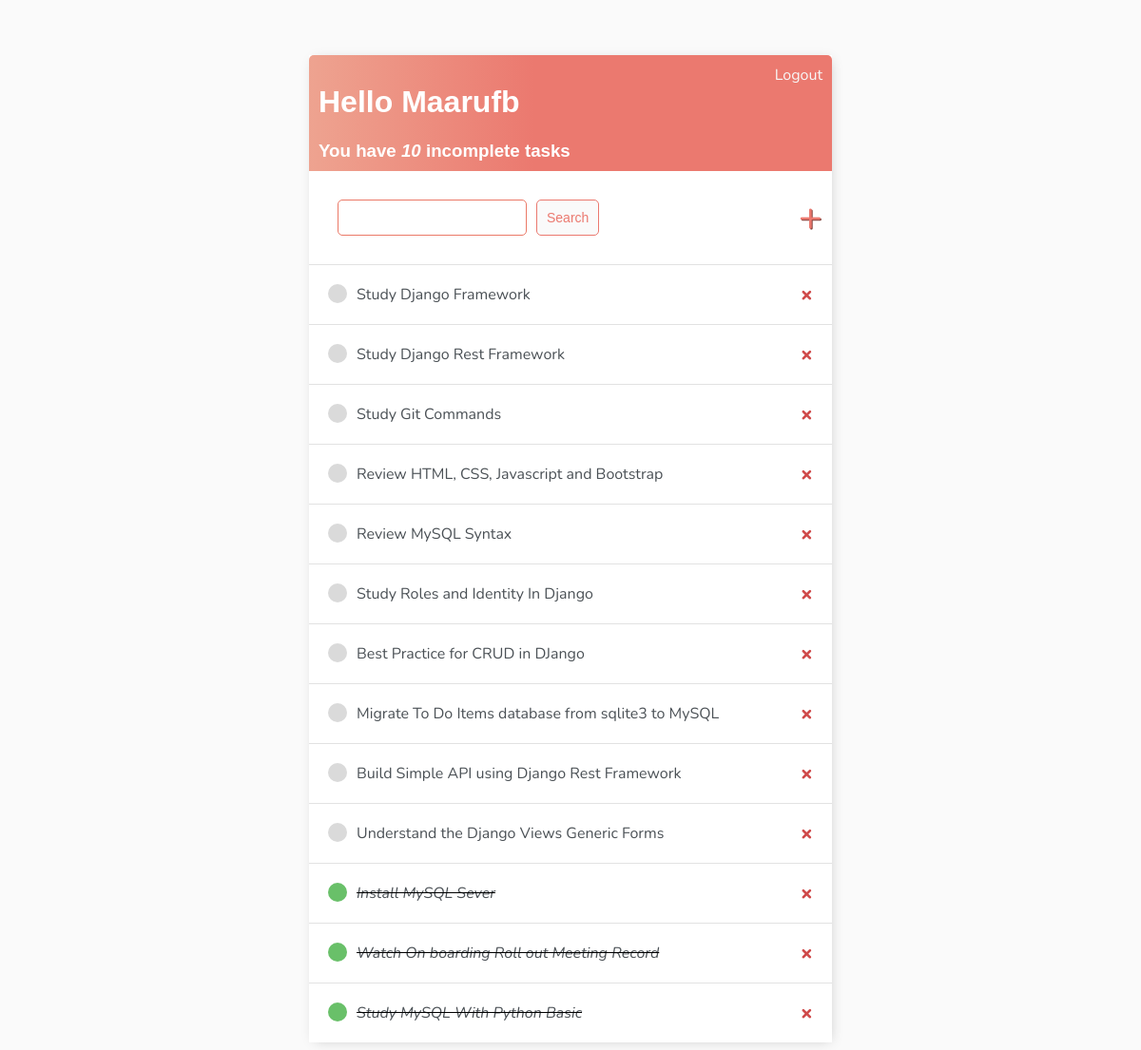
The app's page / (signed in), older data.
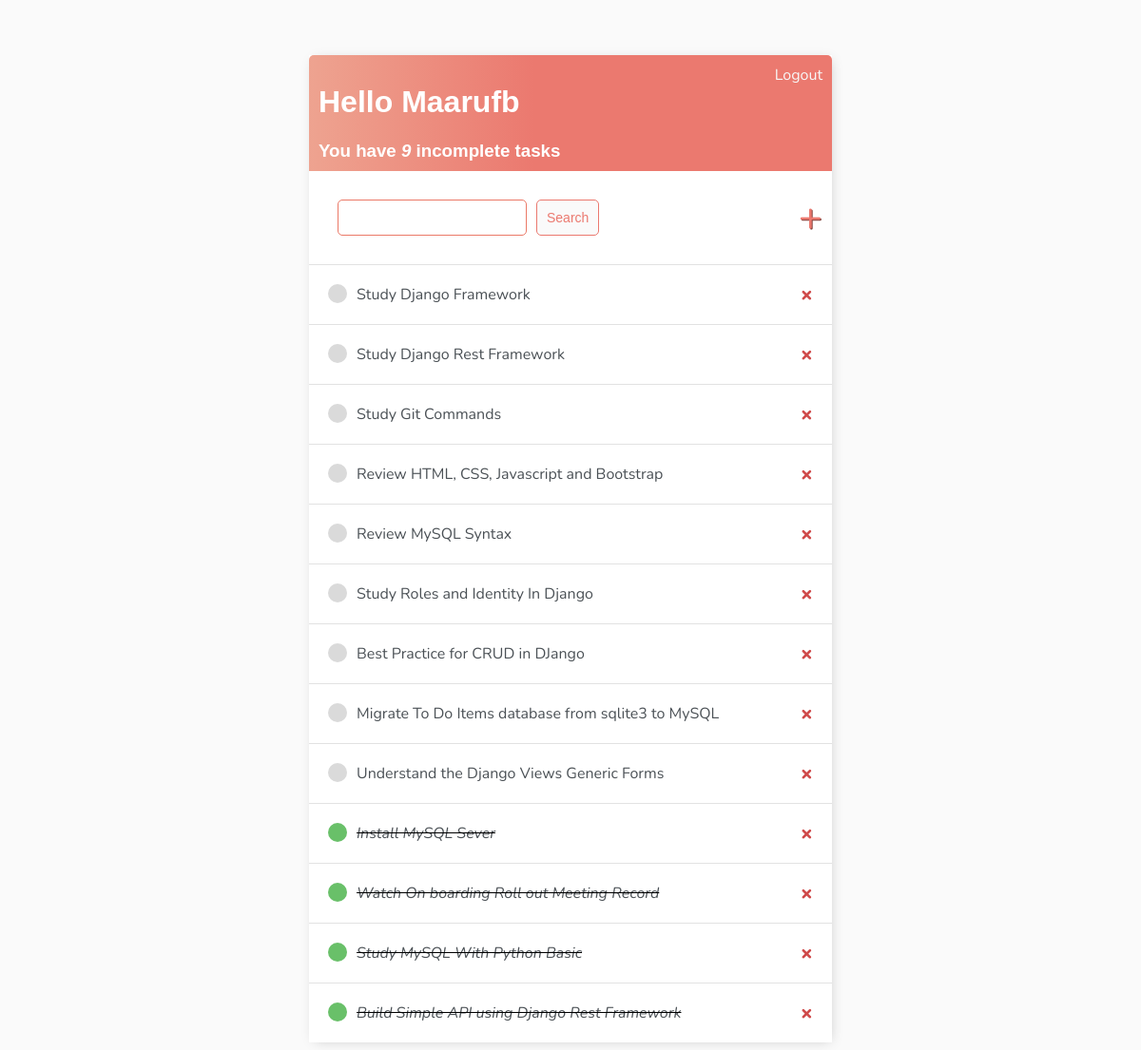
The same page, newer data.
### base/models.py (models this page shows)
class Task(models.Model):
    user = models.ForeignKey(User, on_delete = models.CASCADE, null = True, blank=True)
    title =  models.CharField(max_length=200)
    description = models.TextField(null=True, blank=True)
    complete = models.BooleanField(default=False)
    created = models.DateTimeField(auto_now_add=True)
    def __str__(self):
        return self.title
    class Meta:
        ordering = ['complete']

### base/views.py (the view)
# urls.py: path('', TaskList.as_view(), name='tasks'),
class TaskList(LoginRequiredMixin,ListView):
    model = Task
    context_object_name = 'tasks'
    def get_context_data(self, **kwargs):
        context = super().get_context_data(**kwargs)
        context['tasks'] = context['tasks'].filter(user=self.request.user)
        context['count'] = context['tasks'].filter(complete=False).count()
        search_input = self.request.GET.get('search-area') or ''
        if search_input:
            context['tasks'] = context['tasks'].filter(
                title__startswith = search_input
            )
        context['search_input'] = search_input
        return context

### base/templates/base/task_list.html
{% extends 'base/main.html' %}
{% block content %}
<div class="header-bar">
    <div>
        <h1>Hello {{request.user|title}}</h1>
        <h3 style="margin:0">You have <i>{{count}}</i> incomplete task{{count|pluralize:"s"}}</h3>
    </div>
    {% if request.user.is_authenticated %}
    <a href="{% url 'logout' %}">Logout</a>
    {% else %}
        <a href="{% url 'login' %}">Login</a>
    {% endif %}
</div>
<div id="search-add-wrapper">
    <form method="GET" style="margin: 20px; display: flex;">
        <input type="text" name="search-area" value="{{search_input}}">
        <input class="button" type="submit" value="Search">
    </form>
    <a id="add-link" href="{% url 'task-create' %}">&#x2b;</a>
</div>
<div class="task-items-wrapper">
    {% for task in tasks %}
    <div class="task-wrapper">
        {% if task.complete %}
        <div class="task-title">
            <div class="task-complete-icon"></div>
            <i><s><a href="{% url 'task-update' task.id %}">{{task}}</a></s></i>
        </div>
        <a class="delete-link" href="{% url 'task-delete' task.id %}">&#215;</a>
        {% else %}
        <div class="task-title">
            <div class="task-incomplete-icon"></div>
            <a href="{% url 'task-update' task.id %}">{{task}}</a>
        </div>
        <a class="delete-link" href="{% url 'task-delete' task.id %}">&#215;</a>
        {% endif %}
    </div>
    {% empty %}
    <h3>No Items in List</h3>
    {% endfor %}
</div>
{% endblock content%}

### base/templates/base/main.html (shortened to what this page needs)
<!DOCTYPE html>
<html lang="en">
<head>
</head>
<body>
    <div class="container">
        {% block content %}
        {% endblock content %}
    </div>
</body>
</html>

### base/templates/base/main.html (style rules this page uses)
body { font-family: 'Nunito', sans-serif; background-color: #FAFAFA; padding-top: 50px; }
h1, h2, h3, h4, h5 { font-family: "Raleway", sans-serif; }
a, p { color: #4b5156; }
.container { max-width: 550px; margin: auto; background-color: #fff; -webkit-box-shadow: 2px 2px 13px -4px rgba(0, 0, 0, 0.21); box-shadow: 2px 2px 13px -4px rgba(0, 0, 0, 0.21); }
.header-bar { display: flex; justify-content: space-between; color: #fff; padding: 10px; border-radius: 5px 5px 0 0; background: linear-gradient(90deg, #EEA390 0%, #EB796F 43%, #EB796F 100%); }
.header-bar a { color: rgb(247, 247, 247); text-decoration: none; }
.task-wrapper { display: flex; align-items: center; justify-content: space-between; padding: 20px; background-color: #fff; border-top: 1px solid rgb(226, 226, 226); }
a { text-decoration: none; }
.task-title { display: flex; }
.task-title a { text-decoration: none; color: #4b5156; margin-left: 10px; }
.task-complete-icon { height: 20px; width: 20px; background-color: rgb(105, 192, 105); border-radius: 50%; }
.task-incomplete-icon { height: 20px; width: 20px; background-color: rgb(218, 218, 218); border-radius: 50%; }
.delete-link { text-decoration: none; font-weight: 900; color: #cf4949; font-size: 22px; line-height: 0; }
#search-add-wrapper { display: flex; justify-content: space-between; align-items: center; padding: 10px; }
#add-link { color: #EB796F; text-decoration: none; font-size: 42px; text-shadow: 1px 1px #81413b; }
input[type=text], input[type=password], textarea { border: 1px solid #EB7967; border-radius: 5px; padding: 10px; width: 90%; }
.button { border: 1px solid #EB796F; background-color: #FAFAFA; color: #EB796F; padding: 10px; font-size: 14px; margin-left: 10px; border-radius: 5px; cursor: pointer; text-decoration: none; }

Row changes from the older to the newer data that the page shows:
changed Task "Build Simple API using Django Rest Framework": complete False → True (drawn); moves down the list
Text that changed along with them:
{{ count }}: "10" → "9"
